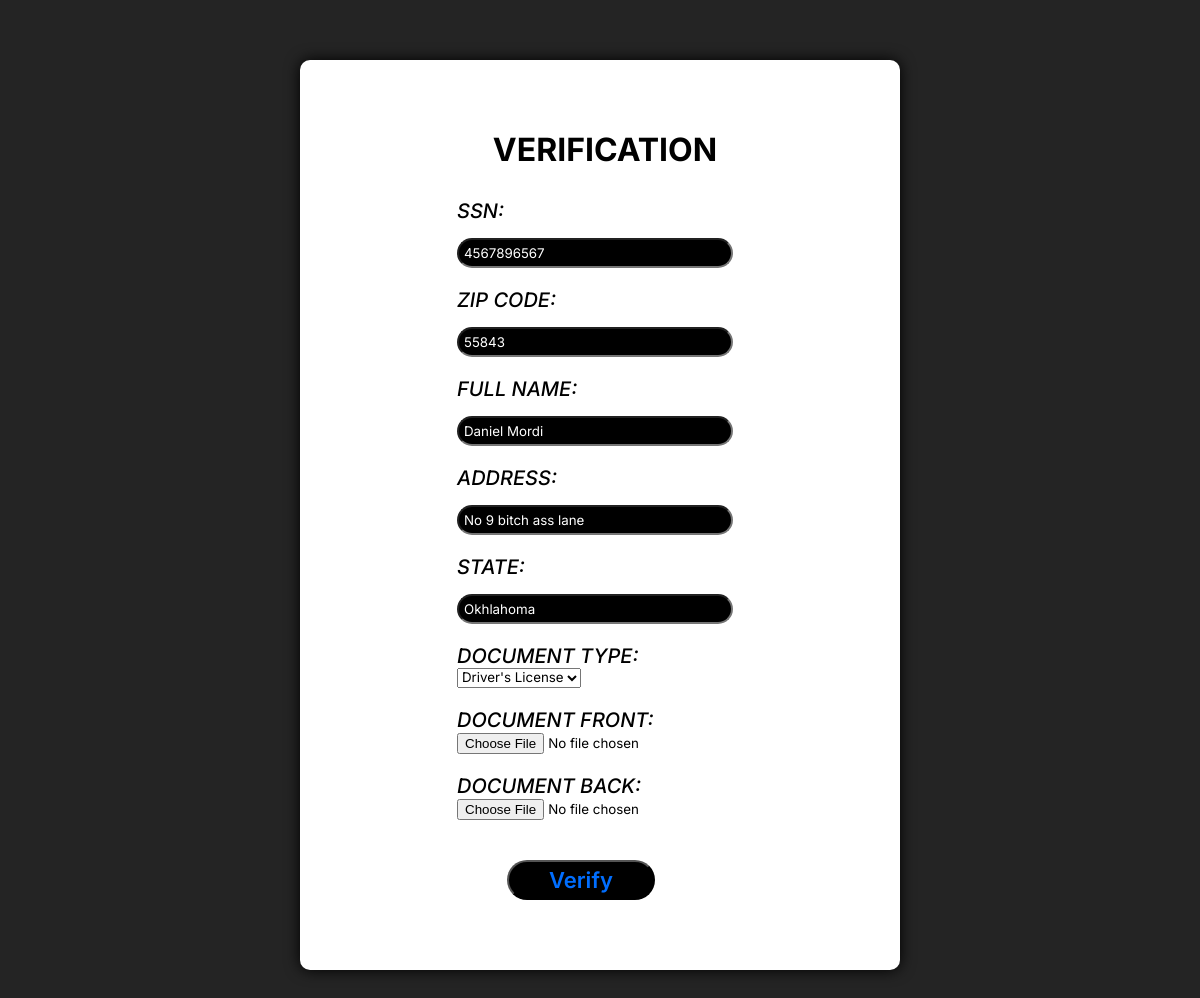
The app's page /submit-verification/ (signed in) with its own data.
### investments/models.py (models this page shows, shortened)
class IdentityVerification(models.Model):
    user = models.OneToOneField(settings.AUTH_USER_MODEL, on_delete=models.CASCADE)
    ssn = models.CharField(max_length=11) # Modify based on your requirements
    zip_code = models.CharField(max_length=10)
    full_name = models.CharField(max_length=100)
    address = models.CharField(max_length=255)
    state = models.CharField(max_length=50)
    document_type = models.CharField(max_length=50)
    document_front = models.ImageField(upload_to='identity_documents/front/')
    document_back = models.ImageField(upload_to='identity_documents/back/')
    is_verified = models.BooleanField(default=False)

### investments/views.py (the view)
# urls.py: path('submit-verification/', views.submit_verification, name='submit-verification'),
@login_required
def submit_verification(request):
    try:
        verification_instance = request.user.identityverification
    except IdentityVerification.DoesNotExist:
        verification_instance = None
    if request.method == 'POST':
        form = IdentityVerificationForm(request.POST, request.FILES, instance=verification_instance)
        if form.is_valid():
            verification = form.save(commit=False)
            verification.user = request.user
            verification.save()
            send_acknowledgment_email(request.user.email)
            return redirect('profile')
    else:
        form = IdentityVerificationForm(instance=verification_instance)
    return render(request, 'submit_verification.html', {'form': form})

### templates/submit_verification.html (shortened to what this page needs)
<!DOCTYPE html>
<html lang="en">
<head>
</head>
<body>
   <div class="container">
       <div class="row">
           <div class="ew">
               <h1 class="lo">Verification</h1>
               <form class="fo" method="post">
                   {% csrf_token %} {{ form.as_p }}
                   <button class="we" type="submit">Verify</button>
               </form>
           </div>
       </div>
   </div>
</body>
</html>

### templates/submit_verification.html (style rules this page uses)
* { padding: 0; margin: 0; box-sizing: border-box; font-family: 'Inter', sans-serif; }
body { background-color: #242424; }
.lo { color: black; }
.we { padding: 5px 40px 5px 40px; border-radius: 25px; margin-top: 20px; background-color: black; color: #006eff; font-weight: 600; transition: all 330ms ease; font-size: 22px; margin-left: 109px; text-align:center; }
.form-control { padding: 5px 75px 5px 5px; display: flex; margin-top: 15px; margin-left: 59px; background-color: black; color: white; border-radius: 18px; margin-bottom: 20px; }
.forms { margin-left: 59px; margin-bottom: 20px; }
.form-select { display: flex; flex-direction: column; margin-left: 59px; margin-bottom: 20px }
label { font-size: 20px; font-weight: 500; color: black; font-style: oblique; margin-left: 59px; text-transform: uppercase; }
h1 { margin: 0 0 30px 10px; color: #fff; text-transform: uppercase; font-style: obliqu; }
.ew { display: flex; align-items: center; flex-direction: column; box-shadow: 0 0 15px rgba(0, 0, 0.7); border-radius: 10px; background-color: #fff; padding: 70px; }
.container { padding: 60px 40px; display: flex; align-items: center; flex-direction: column; }
.row { width: 100%; max-width: 600px; margin: 0 auto; align-items: center; }
.fo { margin-left: 28px; }

### records on screen
IdentityVerification: ssn "4567896567", zip_code "55843", full_name "Daniel Mordi", address "No 9 bitch ass lane", state "Okhlahoma", document_type "Driver's License"
